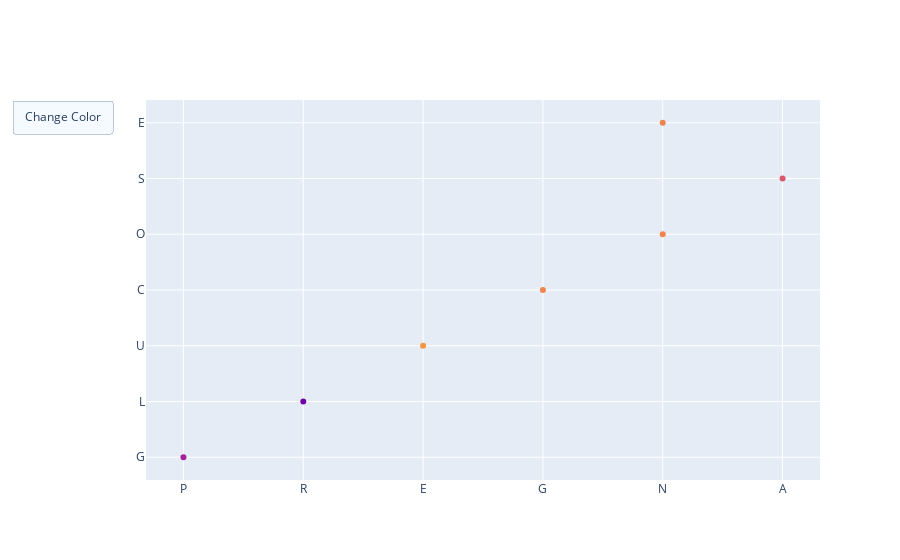

The code cell stored with this chart in its notebook:
### Markdown cell above
h. Develop custom action buttons using Plotly

### Code cell
import plotly.graph_objects as go
import numpy as np
x = []
for i in "PREGNANCIES":
    x.append(i)
y = []
for j in "GLUCOSE":
    y.append(j)
color = np.random.rand(100)
fig = go.Figure()
fig.add_trace(go.Scatter(x=x, y=y, mode='markers', marker=dict(color=color)))
fig.update_layout(
    updatemenus=[
        dict(
            type="buttons",
            direction="right",
            buttons=[
                dict(
                    label="Change Color",
                    method="update",
                    args=[{"marker.color": np.random.rand(100)}],
                )
            ],
        )
    ]
)
fig.show()
